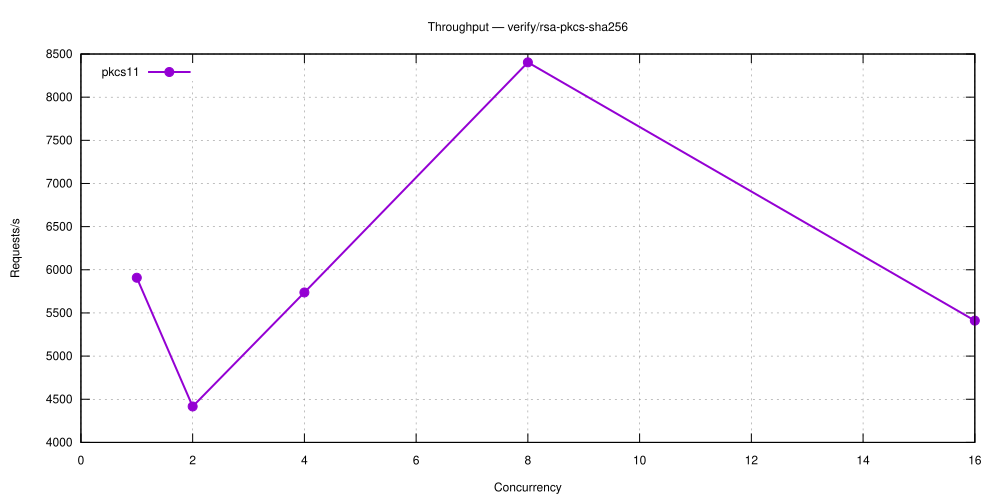

Here is the gnuplot script that generated this plot:
set terminal svg size 1000,500 enhanced font 'Helvetica,12'
set output 'verify_rsa-pkcs-sha256.svg'
set title 'Throughput — verify/rsa-pkcs-sha256'
set grid
set xlabel 'Concurrency'
set ylabel 'Requests/s'
set key top left
plot 'verify_rsa-pkcs-sha256-5.28.0-pkcs11.dat' using 1:2 with linespoints lw 2 pt 7 title 'pkcs11'
